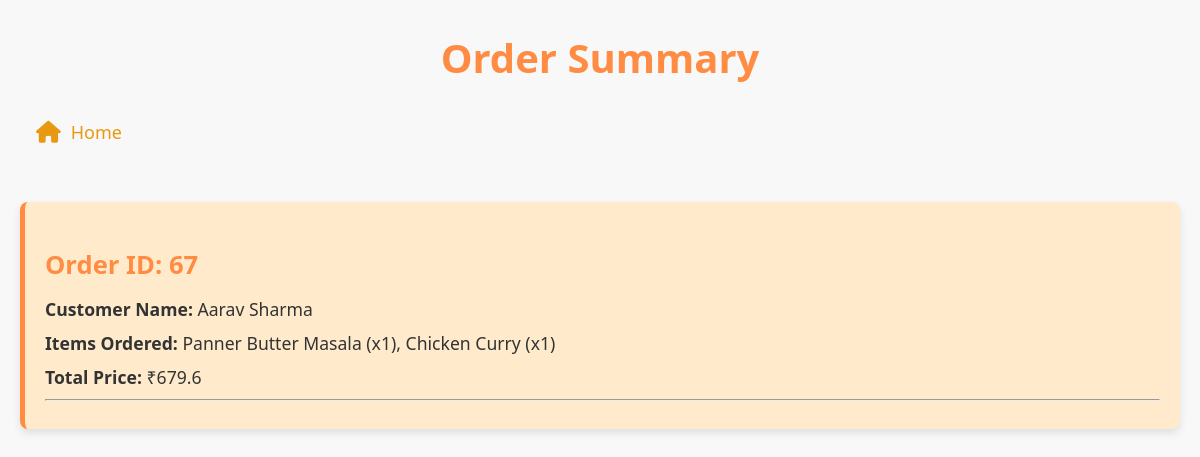
/order_summary (signed in), run on an earlier commit of the app's database.
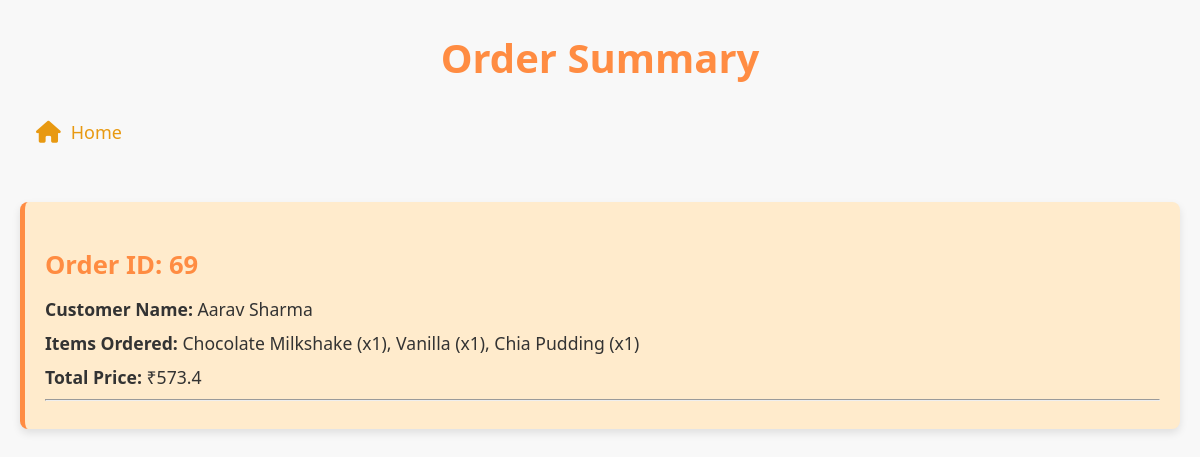
And on a later commit of the database.
### tables this page shows
CREATE TABLE "orders" (
	"id"	INTEGER,
	"items"	TEXT NOT NULL,
	"location"	TEXT NOT NULL,
	"total_price"	REAL NOT NULL,
	"timestamp"	DATETIME DEFAULT CURRENT_TIMESTAMP,
	PRIMARY KEY("id" AUTOINCREMENT)
);

### mergedapp.py (the view)
@app.route('/order_summary')
def order_summary():
    conn = get_db_connection()
    name=session["username"]
    print(name)
    cursor = conn.cursor()
    query = '''
        SELECT DISTINCT r.*,o.customerName,ao.status
        FROM orders r
		JOIN Orders_Analysis o on r.id=o.orderID
		JOIN assignedOrders ao on ao.status='Completed'
		WHERE o.customerName= ? ORDER BY r.id DESC
    '''
    orders = cursor.execute(query,(name,)).fetchone()
    print(orders)
    conn.close()
    orders_list = [dict(orders)]
    print(orders_list)
    return render_template('ordersummary.html', orders=orders_list)

### mergedapp.py (called while the page is built)
def get_db_connection():
    conn = sqlite3.connect(DATABASE)  # Timeout to avoid lock
    conn.row_factory = sqlite3.Row
    return conn

### templates/ordersummary.html (shortened to what this page needs)
<!DOCTYPE html>
<html lang="en">
<head>
    <link rel="stylesheet" href="https://cdnjs.cloudflare.com/ajax/libs/font-awesome/6.0.0/css/all.min.css">
</head>
<body>
    <h1>Order Summary</h1>
    <ul>
        <li><a href="{{ url_for('start') }}"><i class="fa-solid fa-home"></i> Home</a></li>
    </ul>
    {% if orders %}
    <div class="orders-container">
        {% for order in orders %}
            <div class="order-details">
                <h3>Order ID: {{ order.id }}</h3>
                <p><strong>Customer Name:</strong> {{ order.customerName }}</p>
                <p><strong>Items Ordered:</strong> {{ order["items"] }}</p>
                <p><strong>Total Price:</strong> ₹{{ order.total_price }}</p>
                <hr>
            </div>
        {% endfor %}
    </div>
    {% else %}
        <p class="no-orders">No orders found.</p>
    {% endif %}
</body>
</html>

What changed in the data, as far as the page shows it:
no longer on this page (row unchanged): orders: id "67", customerName "Aarav Sharma", items "Panner Butter Masala (x1), Chicken Curry (x1)", total_price "679.6"
added orders: id "69", customerName "Aarav Sharma", items "Chocolate Milkshake (x1), Vanilla (x1), Chia Pudding (x1)", total_price "573.4"
